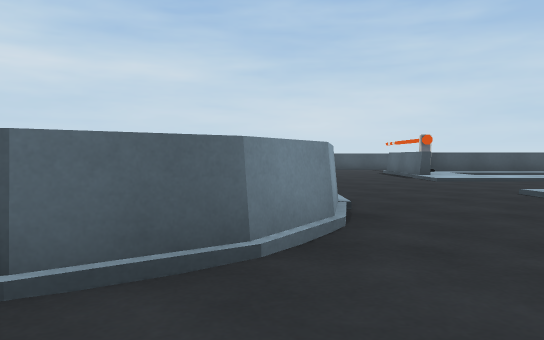
[1] (above)

16 first-person views from a walk through a Unity game level. The camera is 0.48 m above the floor, tilts 2° down and sees 70° across. The floor is counted in squares, 1 m on a side. Each view is taken from the middle of a square. On the plan, view 1 faces up. The plan holds only what a view shows up to about 9 squares ahead; the rest is blank. The place goes on beyond the plan. Surface patterns are stand-ins for the level's own textures.

[2]
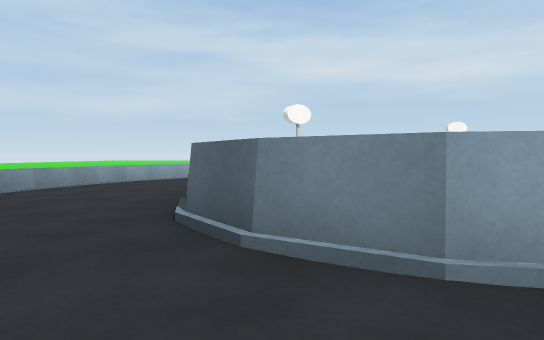

[3]
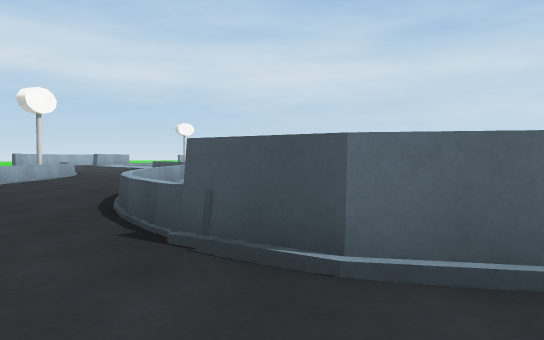

[4]
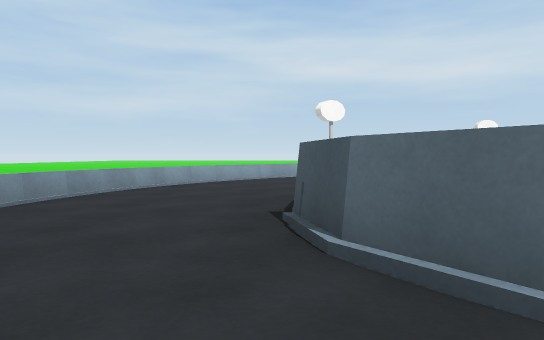

[5]
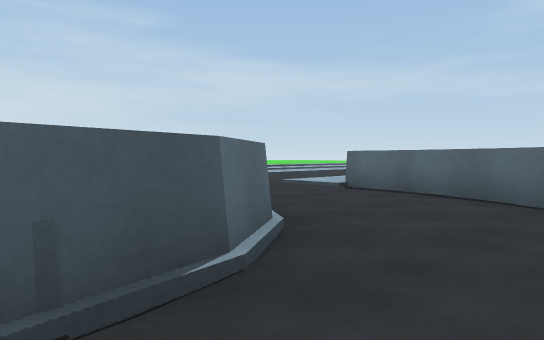

[6]
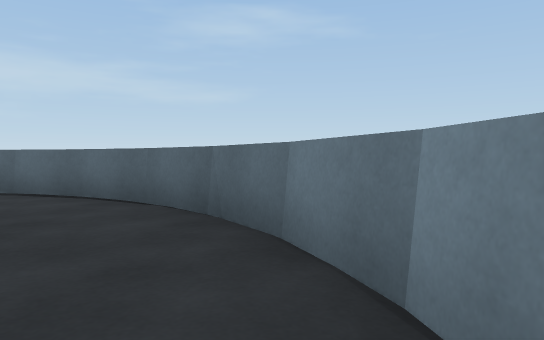

[7]
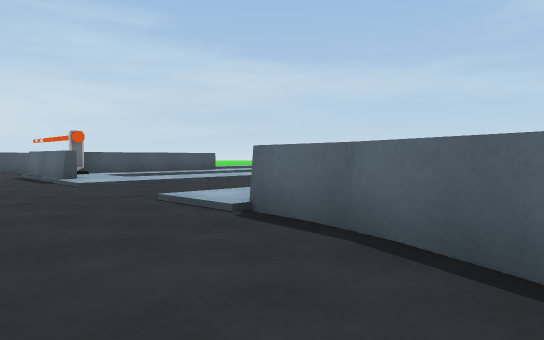

[8]
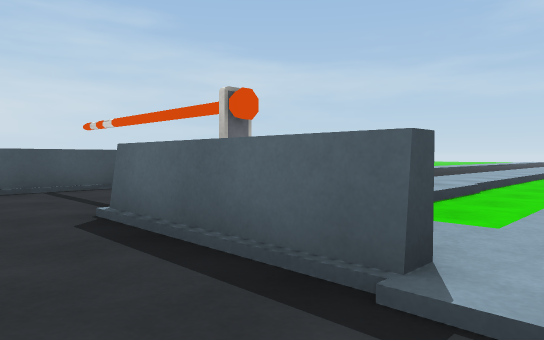

[9]
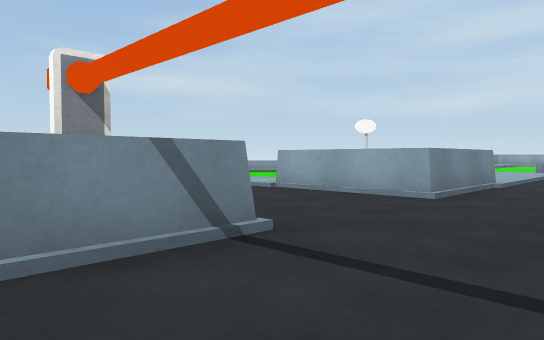

[10]
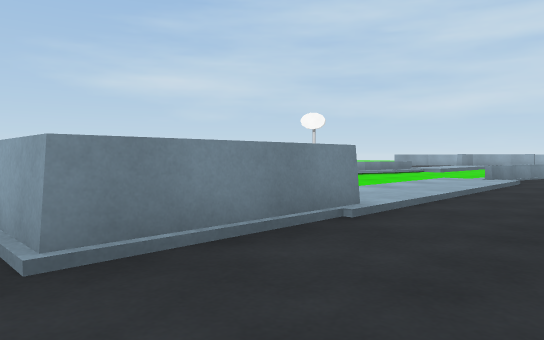

[11]
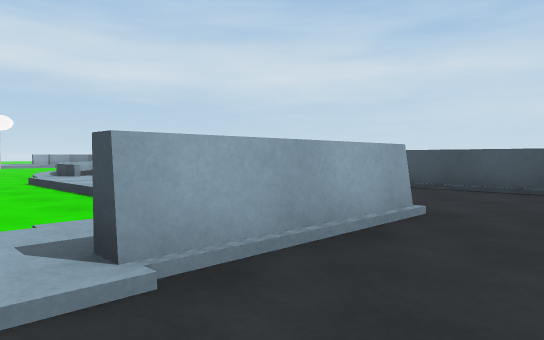

[12]
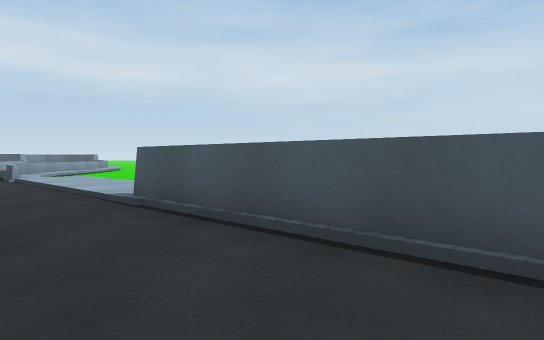

[13]
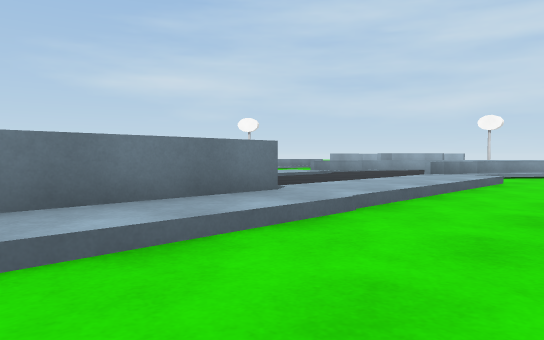

[14]
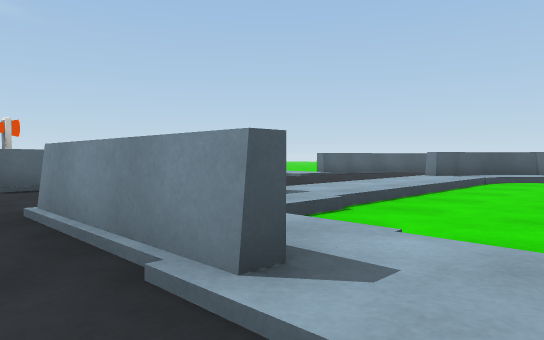

[15]
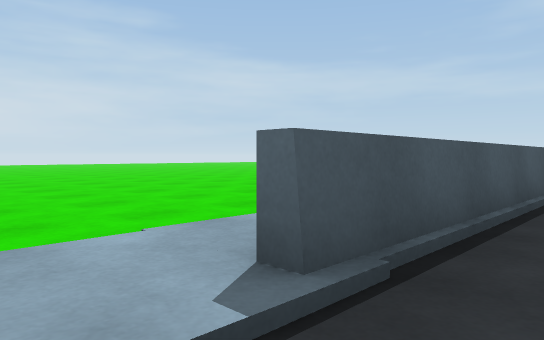

[16]
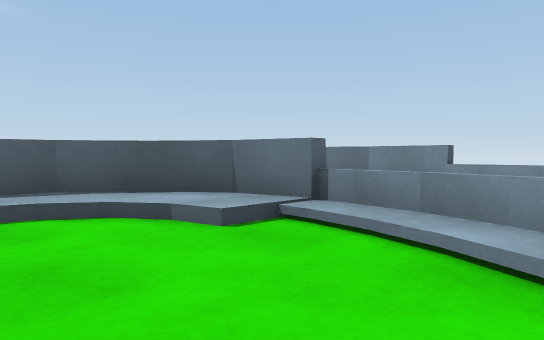

### Floor plan
Key: @ floor where view 1 was taken; # wall or solid block; . main floor; : floor 0.05 m higher than the main floor; - floor 0.05 m lower than the main floor; / step, stairs or slope; = window, fence, low wall or low ledge; ^ raised ledge; O other object.
Columns run from 10 left of view 1 to 5 right of it. Each row starts with its distance up from view 1.
 23          --
 22          ---
 21         -----
 20         ------
 19         ------
 18         -----
 17         ----
 16    ---------
 15 ==-/////////
 14  ===::::/#######
 13   ..............
 12    .............
 11  ===::::/##..=O#
 10   -///////#..^:/
  9    -------#..^:-
  8         --:../::
  7         --:.....
  6         --:.....
  5         --:..///
  4    == ----:../:
  3 ==..==---/#..#
  2  ==..===/##..#
  1   ==...=##..##
  0    ==.....@##
 -1     ===..###
 -2       ==##

Where each view was taken, in squares from view 1:
view 1: 0 up, 0 right, facing up
view 2: 2 up, 2 right, facing left
view 3: 0 up, 0 right, facing up-left
view 4: 1 up, 1 right, facing left
view 5: 0 up, 2 left, facing up-right
view 6: 1 down, 2 left, facing right
view 7: 1 up, 1 right, facing up-right
view 8: 8 up, 2 right, facing up-right
view 9: 13 up, 5 right, facing down-left
view 10: 13 up, 1 right, facing down-left
view 11: 8 up, 2 right, facing up-left
view 12: 12 up, 2 right, facing up-left
view 13: 17 up, 1 right, facing down-left
view 14: 12 up, 3 left, facing down-right
view 15: 13 up, 3 left, facing up-right
view 16: 4 up, 4 left, facing down-right
